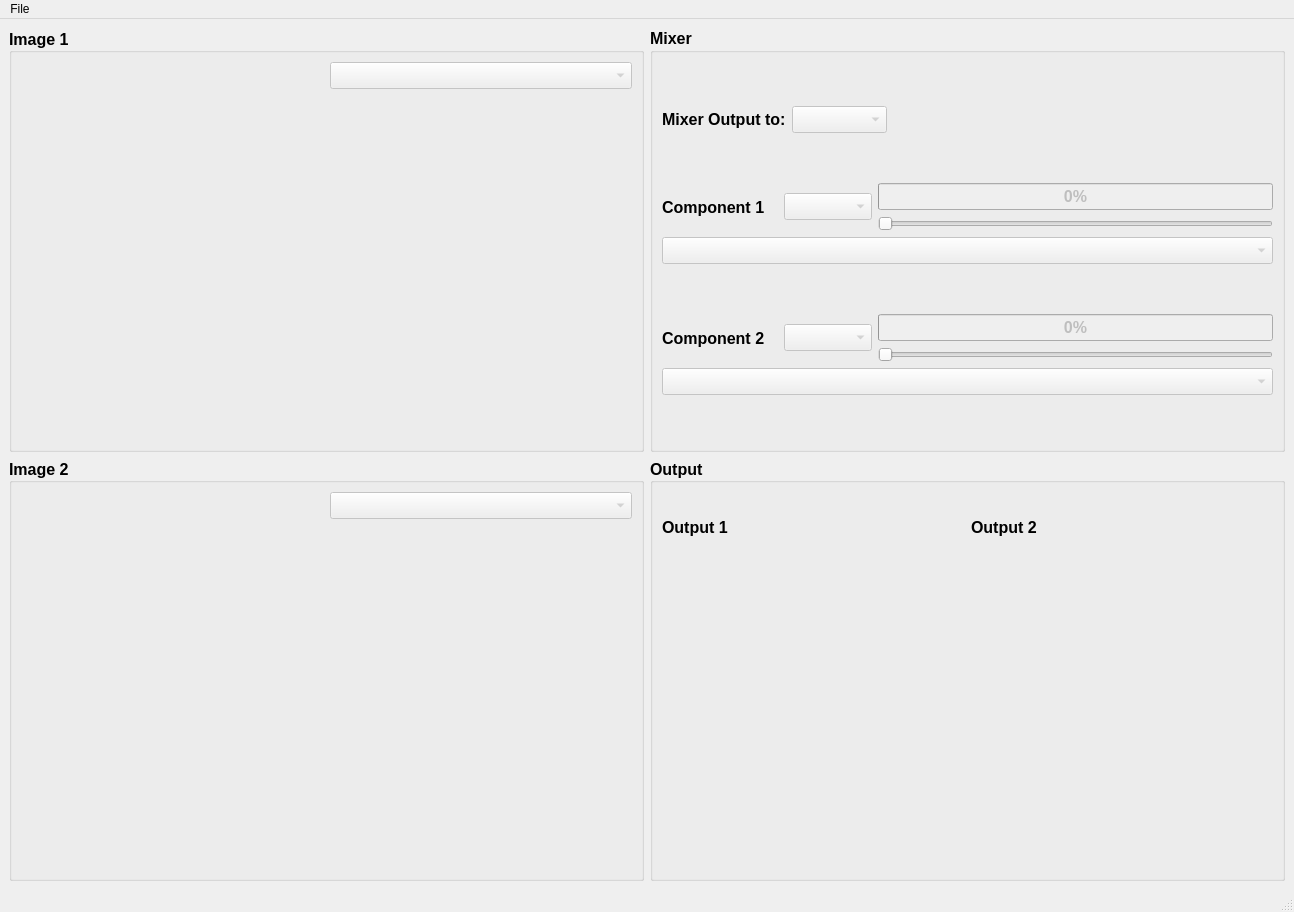
<?xml version="1.0" encoding="UTF-8"?>
<ui version="4.0">
 <class>MainWindow</class>
 <widget class="QMainWindow" name="MainWindow">
  <property name="geometry">
   <rect>
    <x>0</x>
    <y>0</y>
    <width>1294</width>
    <height>912</height>
   </rect>
  </property>
  <property name="windowTitle">
   <string>MainWindow</string>
  </property>
  <widget class="QWidget" name="centralwidget">
   <layout class="QGridLayout" name="gridLayout_4" columnstretch="1,1">
    <item row="0" column="0">
     <widget class="QGroupBox" name="image_1_container">
      <property name="font">
       <font>
        <pointsize>12</pointsize>
        <weight>75</weight>
        <bold>true</bold>
       </font>
      </property>
      <property name="title">
       <string>Image 1</string>
      </property>
      <property name="alignment">
       <set>Qt::AlignLeading|Qt::AlignLeft|Qt::AlignVCenter</set>
      </property>
      <layout class="QGridLayout" name="gridLayout">
       <item row="0" column="0">
        <layout class="QHBoxLayout" name="horizontalLayout"/>
       </item>
       <item row="0" column="1">
        <widget class="QComboBox" name="image_1_pick">
         <property name="enabled">
          <bool>false</bool>
         </property>
         <item>
          <property name="text">
           <string/>
          </property>
         </item>
         <item>
          <property name="text">
           <string>Magnitude</string>
          </property>
         </item>
         <item>
          <property name="text">
           <string>Phase</string>
          </property>
         </item>
         <item>
          <property name="text">
           <string>Real</string>
          </property>
         </item>
         <item>
          <property name="text">
           <string>Imaginary</string>
          </property>
         </item>
        </widget>
       </item>
       <item row="1" column="0" colspan="2">
        <layout class="QHBoxLayout" name="horizontalLayout_8">
         <item>
          <widget class="QLabel" name="image_1_original">
           <property name="minimumSize">
            <size>
             <width>300</width>
             <height>300</height>
            </size>
           </property>
           <property name="text">
            <string/>
           </property>
           <property name="pixmap">
            <pixmap>placeholder.png</pixmap>
           </property>
          </widget>
         </item>
         <item>
          <widget class="QLabel" name="image_1_after_filter">
           <property name="minimumSize">
            <size>
             <width>300</width>
             <height>300</height>
            </size>
           </property>
           <property name="text">
            <string/>
           </property>
           <property name="pixmap">
            <pixmap>placeholder.png</pixmap>
           </property>
          </widget>
         </item>
        </layout>
       </item>
      </layout>
     </widget>
    </item>
    <item row="0" column="1">
     <widget class="QGroupBox" name="mixer_container">
      <property name="font">
       <font>
        <pointsize>12</pointsize>
        <weight>75</weight>
        <bold>true</bold>
       </font>
      </property>
      <property name="title">
       <string>Mixer</string>
      </property>
      <layout class="QVBoxLayout" name="verticalLayout_5">
       <item>
        <layout class="QHBoxLayout" name="horizontalLayout_6">
         <item>
          <layout class="QHBoxLayout" name="horizontalLayout_4">
           <item>
            <widget class="QLabel" name="mixer_output_to_label">
             <property name="text">
              <string>Mixer Output to:</string>
             </property>
            </widget>
           </item>
           <item>
            <widget class="QComboBox" name="output_select">
             <property name="enabled">
              <bool>false</bool>
             </property>
             <item>
              <property name="text">
               <string/>
              </property>
             </item>
             <item>
              <property name="text">
               <string>Output 1</string>
              </property>
             </item>
             <item>
              <property name="text">
               <string>Output 2</string>
              </property>
             </item>
            </widget>
           </item>
          </layout>
         </item>
         <item>
          <spacer name="horizontalSpacer">
           <property name="orientation">
            <enum>Qt::Horizontal</enum>
           </property>
           <property name="sizeHint" stdset="0">
            <size>
             <width>40</width>
             <height>20</height>
            </size>
           </property>
          </spacer>
         </item>
        </layout>
       </item>
       <item>
        <layout class="QVBoxLayout" name="verticalLayout_4">
         <item>
          <layout class="QHBoxLayout" name="horizontalLayout_3">
           <item>
            <widget class="QLabel" name="component_1_label">
             <property name="text">
              <string>Component 1   </string>
             </property>
            </widget>
           </item>
           <item>
            <widget class="QComboBox" name="component_1_select">
             <property name="enabled">
              <bool>false</bool>
             </property>
             <item>
              <property name="text">
               <string/>
              </property>
             </item>
             <item>
              <property name="text">
               <string>Image 1</string>
              </property>
             </item>
             <item>
              <property name="text">
               <string>Image 2</string>
              </property>
             </item>
            </widget>
           </item>
           <item>
            <layout class="QVBoxLayout" name="verticalLayout">
             <item>
              <widget class="QProgressBar" name="component_1_percentage">
               <property name="enabled">
                <bool>false</bool>
               </property>
               <property name="value">
                <number>0</number>
               </property>
              </widget>
             </item>
             <item>
              <widget class="QSlider" name="component_1_slider">
               <property name="enabled">
                <bool>false</bool>
               </property>
               <property name="maximum">
                <number>100</number>
               </property>
               <property name="orientation">
                <enum>Qt::Horizontal</enum>
               </property>
              </widget>
             </item>
            </layout>
           </item>
          </layout>
         </item>
         <item>
          <widget class="QComboBox" name="component_1_type">
           <property name="enabled">
            <bool>false</bool>
           </property>
           <item>
            <property name="text">
             <string/>
            </property>
           </item>
           <item>
            <property name="text">
             <string>Magnitude</string>
            </property>
           </item>
           <item>
            <property name="text">
             <string>Phase</string>
            </property>
           </item>
           <item>
            <property name="text">
             <string>Real</string>
            </property>
           </item>
           <item>
            <property name="text">
             <string>Imaginary</string>
            </property>
           </item>
           <item>
            <property name="text">
             <string>Uniform Magnitude</string>
            </property>
           </item>
           <item>
            <property name="text">
             <string>Uniform Phase</string>
            </property>
           </item>
          </widget>
         </item>
        </layout>
       </item>
       <item>
        <layout class="QVBoxLayout" name="verticalLayout_2">
         <item>
          <layout class="QHBoxLayout" name="horizontalLayout_5">
           <item>
            <widget class="QLabel" name="component_2_label">
             <property name="text">
              <string>Component 2   </string>
             </property>
            </widget>
           </item>
           <item>
            <widget class="QComboBox" name="component_2_select">
             <property name="enabled">
              <bool>false</bool>
             </property>
             <item>
              <property name="text">
               <string/>
              </property>
             </item>
             <item>
              <property name="text">
               <string>Image 1</string>
              </property>
             </item>
             <item>
              <property name="text">
               <string>Image 2</string>
              </property>
             </item>
            </widget>
           </item>
           <item>
            <layout class="QVBoxLayout" name="verticalLayout_3">
             <item>
              <widget class="QProgressBar" name="component_2_percentage">
               <property name="enabled">
                <bool>false</bool>
               </property>
               <property name="value">
                <number>0</number>
               </property>
              </widget>
             </item>
             <item>
              <widget class="QSlider" name="component_2_slider">
               <property name="enabled">
                <bool>false</bool>
               </property>
               <property name="maximum">
                <number>100</number>
               </property>
               <property name="orientation">
                <enum>Qt::Horizontal</enum>
               </property>
              </widget>
             </item>
            </layout>
           </item>
          </layout>
         </item>
         <item>
          <widget class="QComboBox" name="component_2_type">
           <property name="enabled">
            <bool>false</bool>
           </property>
           <item>
            <property name="text">
             <string/>
            </property>
           </item>
           <item>
            <property name="text">
             <string>Magnitude</string>
            </property>
           </item>
           <item>
            <property name="text">
             <string>Phase</string>
            </property>
           </item>
           <item>
            <property name="text">
             <string>Real</string>
            </property>
           </item>
           <item>
            <property name="text">
             <string>Imaginary</string>
            </property>
           </item>
           <item>
            <property name="text">
             <string>Uniform Magnitude</string>
            </property>
           </item>
           <item>
            <property name="text">
             <string>Uniform Phase</string>
            </property>
           </item>
          </widget>
         </item>
        </layout>
       </item>
      </layout>
     </widget>
    </item>
    <item row="1" column="0">
     <widget class="QGroupBox" name="image_1_container_2">
      <property name="font">
       <font>
        <pointsize>12</pointsize>
        <weight>75</weight>
        <bold>true</bold>
       </font>
      </property>
      <property name="title">
       <string>Image 2</string>
      </property>
      <property name="alignment">
       <set>Qt::AlignLeading|Qt::AlignLeft|Qt::AlignVCenter</set>
      </property>
      <layout class="QGridLayout" name="gridLayout_2">
       <item row="0" column="0">
        <layout class="QHBoxLayout" name="horizontalLayout_2"/>
       </item>
       <item row="0" column="1">
        <widget class="QComboBox" name="image_2_pick">
         <property name="enabled">
          <bool>false</bool>
         </property>
         <item>
          <property name="text">
           <string/>
          </property>
         </item>
         <item>
          <property name="text">
           <string>Magnitude</string>
          </property>
         </item>
         <item>
          <property name="text">
           <string>Phase</string>
          </property>
         </item>
         <item>
          <property name="text">
           <string>Real</string>
          </property>
         </item>
         <item>
          <property name="text">
           <string>Imaginary</string>
          </property>
         </item>
        </widget>
       </item>
       <item row="1" column="0" colspan="2">
        <layout class="QHBoxLayout" name="horizontalLayout_9">
         <item>
          <widget class="QLabel" name="image_2_original">
           <property name="minimumSize">
            <size>
             <width>300</width>
             <height>300</height>
            </size>
           </property>
           <property name="text">
            <string/>
           </property>
           <property name="pixmap">
            <pixmap>placeholder.png</pixmap>
           </property>
          </widget>
         </item>
         <item>
          <widget class="QLabel" name="image_2_after_filter">
           <property name="minimumSize">
            <size>
             <width>300</width>
             <height>300</height>
            </size>
           </property>
           <property name="text">
            <string/>
           </property>
           <property name="pixmap">
            <pixmap>placeholder.png</pixmap>
           </property>
          </widget>
         </item>
        </layout>
       </item>
      </layout>
     </widget>
    </item>
    <item row="1" column="1">
     <widget class="QGroupBox" name="output_container">
      <property name="font">
       <font>
        <pointsize>12</pointsize>
        <weight>75</weight>
        <bold>true</bold>
       </font>
      </property>
      <property name="title">
       <string>Output</string>
      </property>
      <property name="alignment">
       <set>Qt::AlignLeading|Qt::AlignLeft|Qt::AlignVCenter</set>
      </property>
      <layout class="QGridLayout" name="gridLayout_3">
       <item row="0" column="0">
        <layout class="QHBoxLayout" name="horizontalLayout_7">
         <item>
          <widget class="QLabel" name="output_1_label">
           <property name="text">
            <string>Output 1</string>
           </property>
          </widget>
         </item>
         <item>
          <widget class="QLabel" name="output_2_label">
           <property name="text">
            <string>Output 2</string>
           </property>
          </widget>
         </item>
        </layout>
       </item>
       <item row="1" column="0">
        <layout class="QHBoxLayout" name="horizontalLayout_10">
         <item>
          <widget class="QLabel" name="output_1">
           <property name="minimumSize">
            <size>
             <width>300</width>
             <height>300</height>
            </size>
           </property>
           <property name="text">
            <string/>
           </property>
           <property name="pixmap">
            <pixmap>placeholder.png</pixmap>
           </property>
          </widget>
         </item>
         <item>
          <widget class="QLabel" name="output_2">
           <property name="minimumSize">
            <size>
             <width>300</width>
             <height>300</height>
            </size>
           </property>
           <property name="text">
            <string/>
           </property>
           <property name="pixmap">
            <pixmap>placeholder.png</pixmap>
           </property>
          </widget>
         </item>
        </layout>
       </item>
      </layout>
     </widget>
    </item>
   </layout>
  </widget>
  <widget class="QMenuBar" name="menubar">
   <property name="geometry">
    <rect>
     <x>0</x>
     <y>0</y>
     <width>1294</width>
     <height>26</height>
    </rect>
   </property>
   <widget class="QMenu" name="menuFile">
    <property name="title">
     <string>File</string>
    </property>
    <widget class="QMenu" name="menuOpen">
     <property name="title">
      <string>Open</string>
     </property>
     <addaction name="action_open_image_1"/>
     <addaction name="action_open_image_2"/>
    </widget>
    <addaction name="action_new"/>
    <addaction name="menuOpen"/>
    <addaction name="action_exit"/>
   </widget>
   <addaction name="menuFile"/>
  </widget>
  <widget class="QStatusBar" name="statusbar"/>
  <action name="action_new">
   <property name="text">
    <string>New</string>
   </property>
   <property name="shortcut">
    <string>Ctrl+N</string>
   </property>
  </action>
  <action name="action_open_image_1">
   <property name="text">
    <string>Image 1</string>
   </property>
   <property name="shortcut">
    <string>1</string>
   </property>
  </action>
  <action name="action_open_image_2">
   <property name="text">
    <string>Image 2</string>
   </property>
   <property name="shortcut">
    <string>2</string>
   </property>
  </action>
  <action name="action_exit">
   <property name="text">
    <string>Exit</string>
   </property>
   <property name="shortcut">
    <string>Ctrl+Q</string>
   </property>
  </action>
 </widget>
 <resources/>
 <connections>
  <connection>
   <sender>component_1_slider</sender>
   <signal>valueChanged(int)</signal>
   <receiver>component_1_percentage</receiver>
   <slot>setValue(int)</slot>
   <hints>
    <hint type="sourcelabel">
     <x>1144</x>
     <y>255</y>
    </hint>
    <hint type="destinationlabel">
     <x>1139</x>
     <y>225</y>
    </hint>
   </hints>
  </connection>
  <connection>
   <sender>component_2_slider</sender>
   <signal>valueChanged(int)</signal>
   <receiver>component_2_percentage</receiver>
   <slot>setValue(int)</slot>
   <hints>
    <hint type="sourcelabel">
     <x>1004</x>
     <y>385</y>
    </hint>
    <hint type="destinationlabel">
     <x>1003</x>
     <y>359</y>
    </hint>
   </hints>
  </connection>
 </connections>
</ui>
